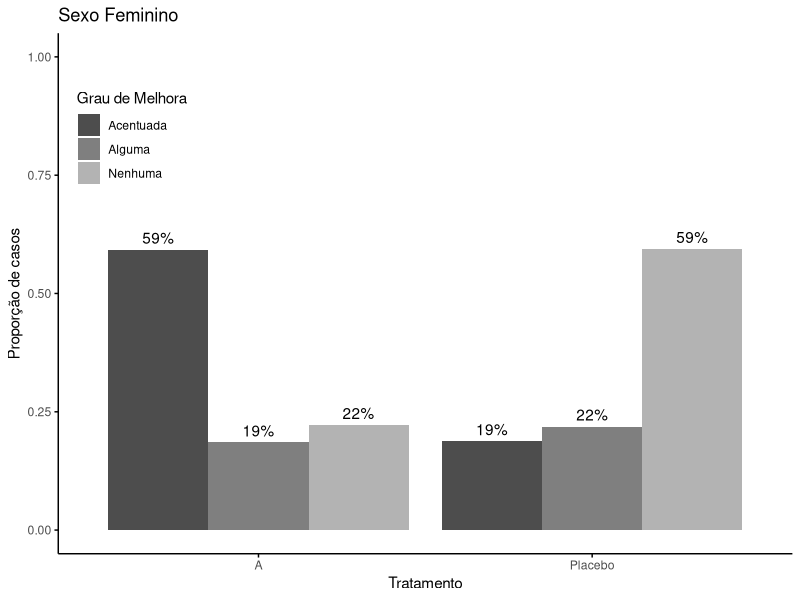
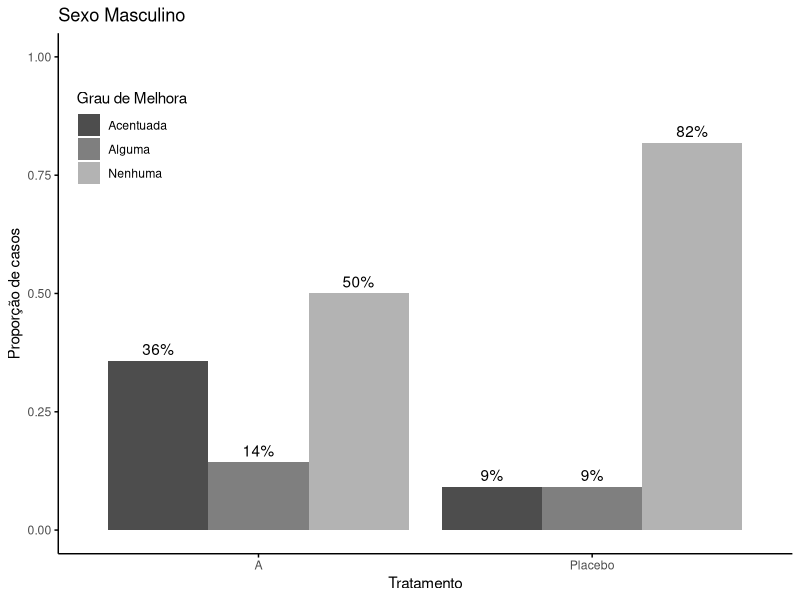
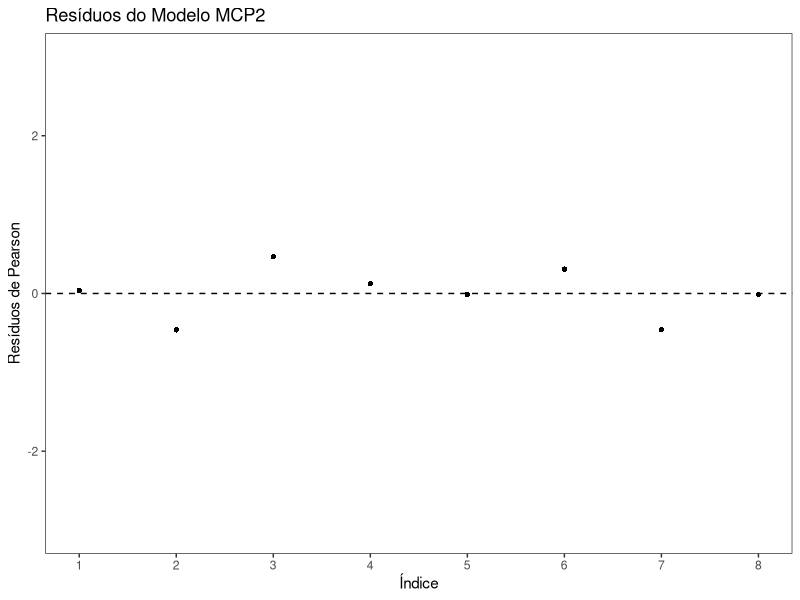
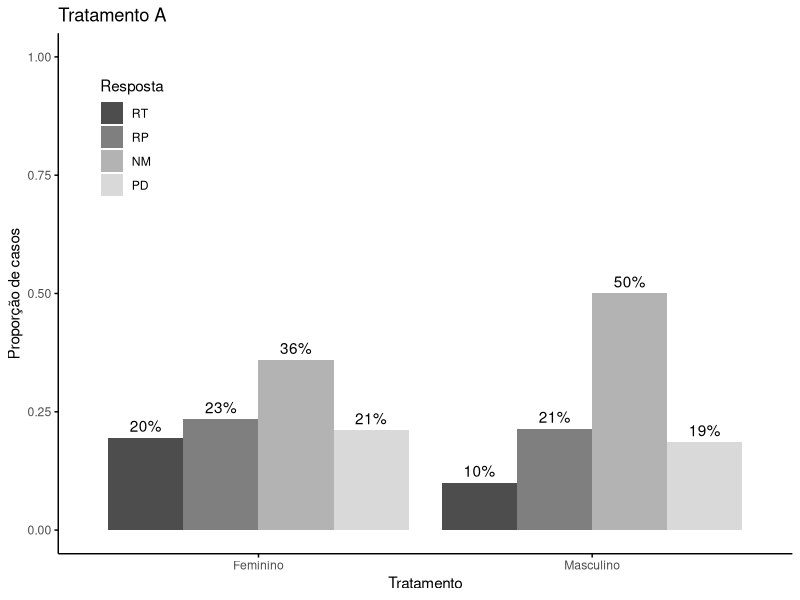
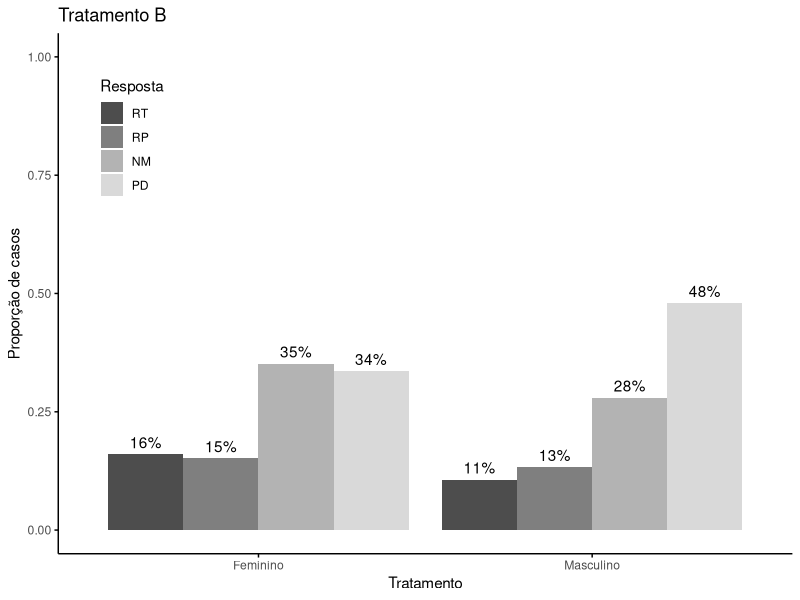
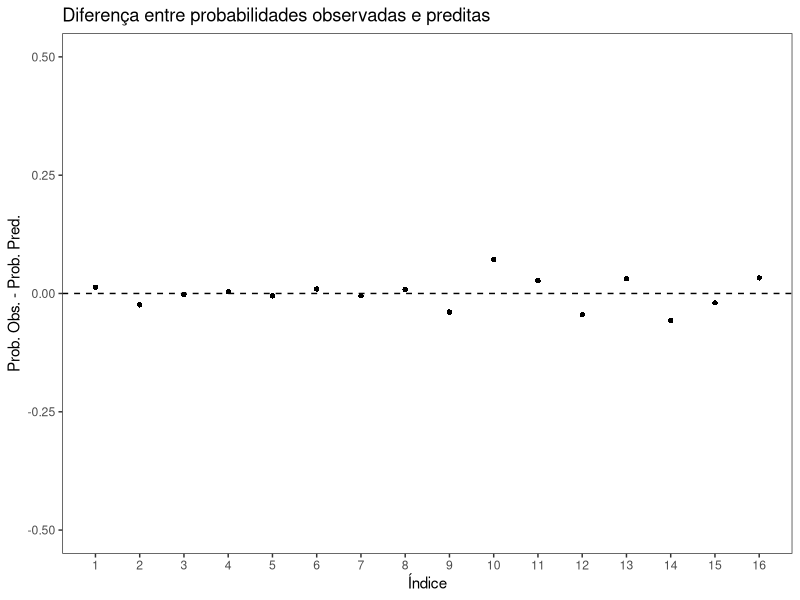
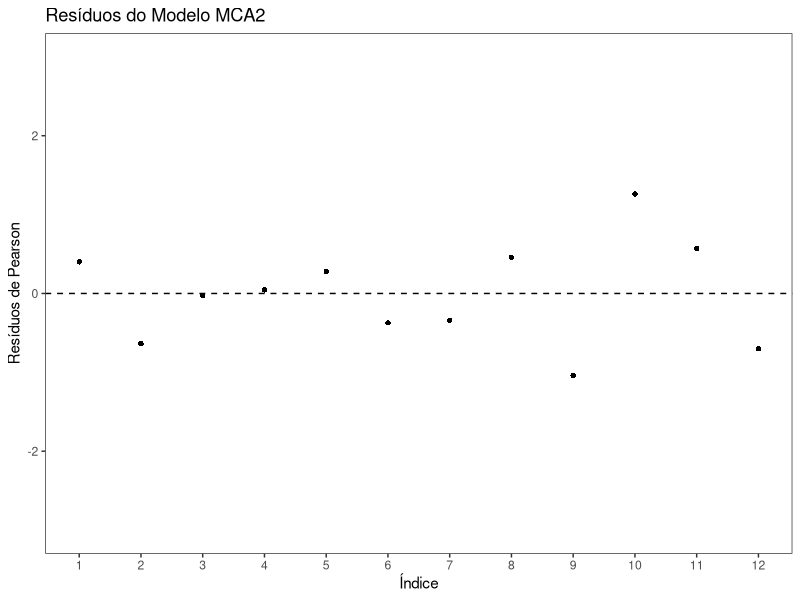
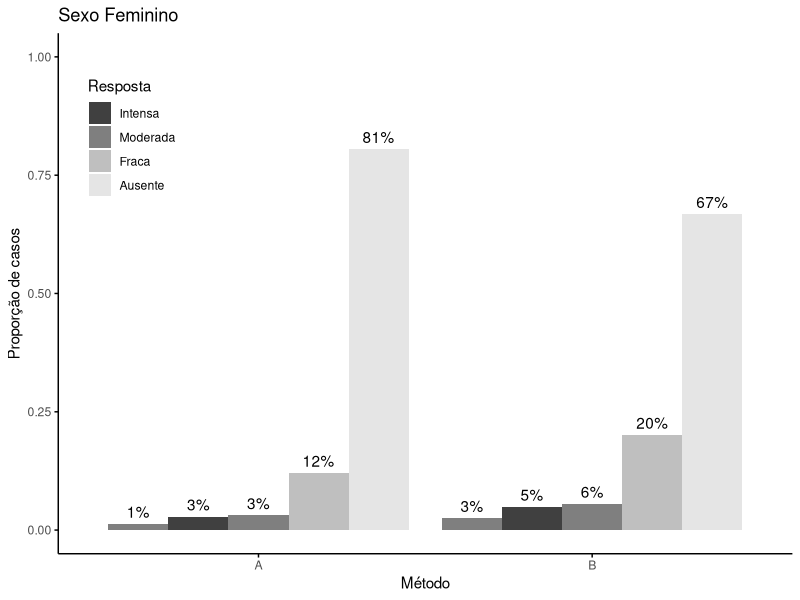

R code for these plots, in order:
## ---- chunk 1
knitr::opts_chunk$set(echo = TRUE)
## ---- chunk 2
#rm(list=objects())

dados_p <- data.frame(
  Sexo = c(0,0,1,1),
  Tratamento = c(1,0,1,0),
  Acentuada = c(0.5926, 0.1875, 0.3571, 0.0909),
  Alguma = c(0.1852, 0.2188, 0.1429, 0.0909),
  Nenhuma = c(0.2222, 0.5938, 0.5, 0.8182),
  Totais = c(1, 1, 1, 1)
)

dados_p$Sexo <- factor(dados_p$Sexo, levels = c("0","1"), labels = c("Feminino", "Masculino"))
dados_p$Tratamento <- factor(dados_p$Tratamento, levels = c("1","0"), labels = c("A", "Placebo"))
dados_p

library(ggplot2)
library(reshape2)
library(dplyr)

dados_melt <- melt(dados_p[,c(1:5)], id.vars = c("Sexo", "Tratamento"))
dados_melt <- rename(dados_melt, Melhora = variable)
dados_melt <- rename(dados_melt, Proporcao = value)
dados_feminino <- subset(dados_melt, Sexo == "Feminino")
dados_masculino <- subset(dados_melt, Sexo == "Masculino")

plot_grafico <- function(dados) {
  grafico_t <- ggplot(dados, aes(x = Tratamento, y = Proporcao, fill = Melhora)) +
    geom_bar(stat = "identity", position = "dodge") +
    labs(x = "Tratamento", y = "Proporção de casos", fill = "Grau de Melhora") +
    scale_fill_manual(values = c("Acentuada" = "gray30", "Alguma" = "gray50", "Nenhuma" = "gray70"))  +
    ggtitle(paste("Sexo", unique(dados$Sexo))) +
    theme_bw() +
    geom_text(aes(label = paste0(round(Proporcao * 100), "%")), position = position_dodge(width = 0.9), vjust = -0.5) + 
    ylim(0,1) +
    theme(legend.position = c(0.1, 0.8),
          panel.grid.major = element_blank(),
          panel.grid.minor = element_blank(),
          panel.border = element_blank(),
          axis.line = element_line(),
          axis.ticks = element_line(colour = "black"))
  
print(grafico_t)
}

plot_grafico(dados_feminino)
plot_grafico(dados_masculino)

## ---- chunk 3

dados <- data.frame(
  Sexo = c(1,1,0,0),
  Tratamento = c(0,1,0,1),
  Acentuada = c(16, 6, 5, 1),
  Alguma = c(5, 7, 2, 1),
  Nenhuma = c(6, 19, 7, 9),
  Totais = c(27, 32, 14, 11)
)

dados$Sexo <- factor(dados$Sexo, levels = c("0","1"), labels = c("Masculino","Feminino"))
dados$Tratamento <- factor(dados$Tratamento, levels = c("1","0"), labels = c("Placebo","A"))

library(VGAM)
# Modelos com somente SEXO
# Modelo chances não proporcionais
mcnp <- vglm(cbind(Acentuada,Alguma,Nenhuma) ~ Sexo,
             cumulative(parallel=FALSE,reverse=FALSE), dados)

# Modelo de chances proporcionais
mcp <- vglm(cbind(Acentuada,Alguma,Nenhuma) ~ Sexo,
            cumulative(parallel=TRUE,reverse=FALSE), dados) 

round(coef(mcnp, matrix = TRUE), digits = 3)
round(coef(mcp, matrix = TRUE), digits = 3)

# Comparação dos modelos
TRV <- 2*(logLik(mcnp) - logLik(mcp))
gl <- length(coef(mcnp)) - length(coef(mcp))
p <- 1-pchisq(TRV,gl)
cbind(TRV, gl, p)

# ou
#TRV<- deviance(mcp)-deviance(mcnp)
#gl <- df.residual(mcp)-df.residual(mcnp)       
#p  <- 1-pchisq(TRV,gl)
#cbind(TRV, gl, p)
# ou
lrtest(mcnp, mcp)

# Modelos com somente TRATAMENTO

# Modelo chances não proporcionais
mcnp <- vglm(cbind(Acentuada,Alguma,Nenhuma) ~ Tratamento,
             cumulative(parallel=FALSE,reverse=FALSE), dados)

# Modelo de chances proporcionais
mcp <- vglm(cbind(Acentuada,Alguma,Nenhuma) ~ Tratamento,
            cumulative(parallel=TRUE,reverse=FALSE), dados) 

coef(mcnp, matrix = TRUE)
coef(mcp, matrix = TRUE)

# Comparação dos modelos
TRV <- 2*(logLik(mcnp) - logLik(mcp))
gl <- length(coef(mcnp)) - length(coef(mcp))
p <- 1-pchisq(TRV,gl)
cbind(TRV, gl, p)

lrtest(mcnp, mcp)

# SEXO E TRATAMENTO
# Modelo chances não proporcionais
mcnp <- vglm(cbind(Acentuada,Alguma,Nenhuma) ~ Sexo + Tratamento,
             cumulative(parallel=FALSE,reverse=FALSE), dados)

# Modelo de chances proporcionais
mcp <- vglm(cbind(Acentuada,Alguma,Nenhuma) ~ Sexo + Tratamento,
            cumulative(parallel=TRUE,reverse=FALSE), dados) 
round(coef(mcnp, matrix = TRUE), digits = 3)
round(coef(mcp, matrix = TRUE), digits = 3)

# Comparação dos modelos
TRV <- 2*(logLik(mcnp) - logLik(mcp))
gl <- length(coef(mcnp)) - length(coef(mcp))
p <- 1-pchisq(TRV,gl)
cbind(TRV, gl, p)

lrtest(mcnp, mcp)

# Adotando-se o MCP, vamos comparar os modelos de forma hierárquica
mcp0 <- vglm(cbind(Acentuada,Alguma,Nenhuma) ~ 1,
            cumulative(parallel=TRUE,reverse=FALSE), dados) 
mcp1 <- vglm(cbind(Acentuada,Alguma,Nenhuma) ~ Sexo,
            cumulative(parallel=TRUE,reverse=FALSE), dados) 
mcp2 <- vglm(cbind(Acentuada,Alguma,Nenhuma) ~ factor(Sexo) + factor(Tratamento),
            cumulative(parallel=TRUE,reverse=FALSE), dados) 
mcp3 <- vglm(cbind(Acentuada,Alguma,Nenhuma) ~ Sexo*Tratamento,
            cumulative(parallel=TRUE,reverse=FALSE), dados) 

# GL = s(r-1)-p; s = 4 (nro combinações de X); r = 3 (nro categorias de Y)
GL_ <- as.numeric(c(8-length(coef(mcp0)),
         8-length(coef(mcp1)),
         8-length(coef(mcp2)),
         8-length(coef(mcp3))))
Deviance_ <- round(as.numeric(c(deviance(mcp0),
               deviance(mcp1),
               deviance(mcp2),
               deviance(mcp3))), digits = 2)
TRV_ <- round(as.numeric(c(NA,
         deviance(mcp0)-deviance(mcp1),
         deviance(mcp1)-deviance(mcp2),
         deviance(mcp2)-deviance(mcp3))), digits = 2)
AIC_ <- round(as.numeric(c(AIC(mcp0),AIC(mcp1),AIC(mcp2),AIC(mcp3))), digits = 2)
Dif_ <- as.numeric(c(NA,
           df.residual(mcp0)-df.residual(mcp1),
           df.residual(mcp1)-df.residual(mcp2),
           df.residual(mcp2)-df.residual(mcp3)))

P_v  <- round(as.numeric(c(NA,
         1-pchisq(TRV_[2],Dif_[2]),
         1-pchisq(TRV_[3],Dif_[3]),
         1-pchisq(TRV_[4],Dif_[4]))), digits = 3)

tab8.7 <- round(cbind(GL_, Deviance_, TRV_, Dif_, P_v, AIC_), digits = 4)
colnames(tab8.7) <- c("GL", "Deviance", "TRV", "Dif", "P-v", "AIC")
rownames(tab8.7) <- c("Nulo", "X1", "X2|X1", "X1*X2|X1,X2")
tab8.7

# Tabela 8.8
summary(mcp2)

mcp2@y # Probabilidades observadas
fitted(mcp2) # Probabilidades preditas
mcp2@y - fitted(mcp2) # Observadas - preditas
   

# Probabilidades observadas
prob_obs <- dados[, c("Acentuada", "Alguma", "Nenhuma")] / dados[, "Totais"] # Probabilidades observadas
(prob_obs <- melt(t(prob_obs)))

# Probabilidades preditas
prob_pred <- predict(mcp2, type = "response") # Probabilidades preditas
prob_pred <- prob_pred[,c("Acentuada", "Alguma", "Nenhuma")]
prob_pred <- melt(t(prob_pred))

# Probabilidades observadas, preditas e diferença
tab8.9 <- round(cbind(prob_obs[,3],prob_pred[,3],prob_obs[,3]-prob_pred[,3]), digits = 4)
colnames(tab8.9) <- c("Observadas", "Preditas", "Observadas - Preditas")
rownames(tab8.9) <- c(rep("", nrow(tab8.9)))
tab8.9

# Análise de resíduos
residuos <- residuals(mcp2, type = "pearson")
data <- data.frame(Residuos = c(residuos[,1], residuos[,2]), Observacao = rep(1:length(residuos), 2))

ggplot(data, aes(x = Observacao, y = Residuos)) +
  geom_point(shape = 16) +
  labs(x = "Índice", y = "Resíduos de Pearson", title = "Resíduos do Modelo MCP2") +
  scale_x_continuous(breaks = 1:length(residuos)) + ylim(-3, 3) +
  geom_hline(yintercept = 0, linetype = "dashed") +
  theme_bw() + 
  theme(panel.grid.major = element_blank(),
          panel.grid.minor = element_blank())

#Logit for P[Y <= 1]:
#logit(P[Y <= 1]) = −2.4234 + 1.1121 (Sexo = Feminino) + 1.6738 (Tratamento = A)

#Logit for P[Y <= 2]:
#logit(P[Y <= 2]) = −1.5333 + 1.1121 (Sexo = Feminino) +1.6738 (Tratamento = A)
# P[Y <= 1]
logit_p1 <- function(SexoFeminino, TratamentoA) {
  -2.4234 + 1.1121 * SexoFeminino + 1.6738 * TratamentoA
}

p11 <- exp(logit_p1(1, 1)) / (1 + exp(logit_p1(1, 1)))
p12 <- exp(logit_p1(1, 0)) / (1 + exp(logit_p1(1, 0)))
p13 <- exp(logit_p1(0, 1)) / (1 + exp(logit_p1(0, 1)))
p14 <- exp(logit_p1(0, 0)) / (1 + exp(logit_p1(0, 0)))
T1 <- c(p11,p12,p13,p14)

# P[Y <= 2]
logit_p2 <- function(SexoFeminino, TratamentoA) {
  -1.5333 + 1.1121 * SexoFeminino + 1.6738 * TratamentoA
}

p21 <- exp(logit_p2(1, 1)) / (1 + exp(logit_p2(1, 1)))
p22 <- exp(logit_p2(1, 0)) / (1 + exp(logit_p2(1, 0)))
p23 <- exp(logit_p2(0, 1)) / (1 + exp(logit_p2(0, 1)))
p24 <- exp(logit_p2(0, 0)) / (1 + exp(logit_p2(0, 0)))
T2 <- c(p21,p22,p23,p24)

tab8.10 <- round(cbind(T1,T2,T1,T2-T1,1-T2), digits = 4)
colnames(tab8.10) <- c("T1(X)", "T2(X)", "p1(X)", "p2(X)", "p3(X)")
rownames(tab8.10) <- c("F - A", "F - P", "M - A", "M - P")
ftable(tab8.10)
## ---- chunk 4
rm(list=objects())

dados_p <- data.frame(
  Tratamento = c(1,1,0,0),
  Sexo = c(0,1,0,1),
  RT = c(0.1953,0.1000,0.1600,0.1067),
  RP = c(0.2344,0.2143,0.1520,0.1333),
  NM = c(0.3594,0.5000,0.3520,0.2800),
  PD = c(0.2109,0.1857,0.3360,0.4800),
  Totais = c(1,1,1,1)
)
dados_p$Sexo <- factor(dados_p$Sexo, levels = c("0","1"), labels = c("Feminino", "Masculino"))
dados_p$Tratamento <- factor(dados_p$Tratamento, levels = c("1","0"), labels = c("A", "B"))
dados_p

library(ggplot2)
library(reshape2)

dados_melt <- melt(dados_p[,c(1:6)], id.vars = c("Tratamento","Sexo"))
dados_melt <- rename(dados_melt, Resposta = variable)
dados_melt <- rename(dados_melt, Proporcao = value)
dados_A <- subset(dados_melt, Tratamento == "A")
dados_B <- subset(dados_melt, Tratamento == "B")


plot_grafico <- function(dados) {
  grafico_t <- ggplot(dados, aes(x = Sexo, y = Proporcao, fill = Resposta)) +
    geom_bar(stat = "identity", position = "dodge") +
    labs(x = "Tratamento", y = "Proporção de casos", fill = "Resposta") +
    scale_fill_manual(values = c("RT" = "gray30", "RP" = "gray50", "NM" = "gray70", "PD" = "gray85"))  +
    ggtitle(paste("Tratamento", unique(dados$Tratamento))) +
    theme_bw() +
    geom_text(aes(label = paste0(round(Proporcao * 100), "%")), position = position_dodge(width = 0.9), vjust = -0.5) + 
    ylim(0,1) +
    theme(legend.position = c(0.1, 0.8),
          panel.grid.major = element_blank(),
          panel.grid.minor = element_blank(),
          panel.border = element_blank(),
          axis.line = element_line(),
          axis.ticks = element_line(colour = "black"))
  
print(grafico_t)
}

plot_grafico(dados_A)
plot_grafico(dados_B)
## ---- chunk 5

dados <- data.frame(
  Tratamento = c(0,0,1,1),
  Sexo = c(1,0,1,0),
  RT = c(25,7,20,8),
  RP = c(30,15,19,10),
  NM = c(46,35,44,21),
  PD = c(27,13,42,36),
  Totais = c(128,70,125,75)
)

dados$Tratamento <- factor(dados$Tratamento, levels = c("0","1"), labels = c("A", "B"))
dados$Sexo <- factor(dados$Sexo, levels = c("0","1"), labels = c("Feminino","Masculino"))
dados

# Ajuste do modelo de chances proporcionais (mlca_p) e não proporcionais (mlca_np)
mlca_np <- vglm(cbind(RT,RP,NM,PD) ~ Tratamento + Sexo, family=acat(reverse=T,parallel=T), dados)
mlca_p <- vglm(cbind(RT,RP,NM,PD) ~ Tratamento + Sexo, family=acat(reverse=T,parallel=F), dados)

coef(mlca_np, matrix = TRUE)
coef(mlca_p, matrix = TRUE)

lrtest(mlca_p,mlca_np)
# com p = 0.06 é rejeitado ao nível alfa = 0.1 que todos os coeficientes possam assumir 
# chances proporcionais

# Comparação dos modelos apenas para X1 (Tratamento)
mlca_np <- vglm(cbind(RT,RP,NM,PD) ~ Tratamento, family=acat(reverse=T,parallel=T), dados)
mlca_p <- vglm(cbind(RT,RP,NM,PD) ~ Tratamento, family=acat(reverse=T,parallel=F), dados)
lrtest(mlca_p,mlca_np)
# com p = 0.013, a hipótese de chances proporcionais é rejeitada.

# Comparação dos modelos apenas para X2 (Sexo)
mlca_np <- vglm(cbind(RT,RP,NM,PD) ~ Sexo, family=acat(reverse=T,parallel=T), dados)
mlca_p <- vglm(cbind(RT,RP,NM,PD) ~ Sexo, family=acat(reverse=T,parallel=F), dados)
lrtest(mlca_p,mlca_np)
# com p = 0.851, a hipótese de chances proporcionais não é rejeitada.
# conclui-se que deve ser usado o modelo de chances proporcionais parciais

# Ajuste do modelo de chances proporcinais parciais
mca0 <- vglm(cbind(RT,RP,NM,PD) ~ 1, acat(parallel=F ~ Tratamento, reverse=T), dados)
mca1 <- vglm(cbind(RT,RP,NM,PD) ~ Tratamento, acat(parallel=F ~ Tratamento, reverse=T), dados)
mca2 <- vglm(cbind(RT,RP,NM,PD) ~ Tratamento + Sexo, acat(parallel=F ~ Tratamento, reverse=T), dados)
mca3 <- vglm(cbind(RT,RP,NM,PD) ~ Tratamento * Sexo, acat(parallel=F ~ Tratamento, reverse=T), dados)

# GL = s(r-1)-p; s = 4 (nro combinações de X); r = 4 (nro categorias de Y)
GL_ <- as.numeric(c(12-length(coef(mca0)),
         12-length(coef(mca1)),
         12-length(coef(mca2)),
         12-length(coef(mca3))))

Deviance_ <- round(as.numeric(c(deviance(mca0),
               deviance(mca1),
               deviance(mca2),
               deviance(mca3))), digits = 3)

TRV_ <- round(as.numeric(c(NA,
         deviance(mca0)-deviance(mca1),
         deviance(mca1)-deviance(mca2),
         deviance(mca2)-deviance(mca3))), digits = 3)

AIC_ <- round(as.numeric(c(AIC(mca0),AIC(mca1),AIC(mca2),AIC(mca3))), digits = 2)

Dif_ <- as.numeric(c(NA,
           df.residual(mca0)-df.residual(mca1),
           df.residual(mca1)-df.residual(mca2),
           df.residual(mca2)-df.residual(mca3)))

P_v  <- round(as.numeric(c(NA,
         1-pchisq(TRV_[2],Dif_[2]),
         1-pchisq(TRV_[3],Dif_[3]),
         1-pchisq(TRV_[4],Dif_[4]))), digits = 3)

tab8.13 <- cbind(GL_, Deviance_, TRV_, Dif_, P_v, AIC_)
colnames(tab8.13) <- c("GL", "Deviance", "TRV", "Dif", "P-v", "AIC")
rownames(tab8.13) <- c("Nulo", "X1", "X2|X1", "X1*X2|X1,X2")
tab8.13

# Pelo análise da tabela 8.13, o modelo com apenas os efeitos principais das covariáves é o selecionado (mca2)
summary(mca2)

# Estimativas dos parâmetros
tab8.14 <- round(coef(mca2, matrix = TRUE), digits = 3)
ftable(tab8.14)

mca2@y # probabilidades observadas

tab8.15 <- round(fitted(mca2), digits = 4) # probabilidades preditas (Tab8.15)
colnames(tab8.15) <- c("p1(X)", "p2(X)", "p3(X)", "p4(X)")
rownames(tab8.15) <- c("A  M", "A  F", "B  M", "B  F")
ftable(tab8.15)

dif_prob <- mca2@y - fitted(mca2) # diferença
dif_melt <- melt(dif_prob)
dif_melt$Var1 <- seq(1:16)

ggplot(dif_melt, aes(x = Var1, y = value)) +
  geom_point(shape = 16) +
  labs(x = "Índice", y = "Prob. Obs. - Prob. Pred.", title = "Diferença entre probabilidades observadas e preditas") +
  scale_x_continuous(breaks = seq(1:16)) + ylim(-0.5, 0.5) +
  geom_hline(yintercept = 0, linetype = "dashed") +
  theme_bw() + 
  theme(panel.grid.major = element_blank(),
          panel.grid.minor = element_blank())


# Análise de resíduos
residuos <- residuals(mca2, type = "pearson")
data <- data.frame(Residuos = c(residuos[,1], residuos[,2], residuos[,3]))
data$Observacao <- seq(1:12)
ggplot(data, aes(x = Observacao, y = Residuos)) +
  geom_point(shape = 16) +
  labs(x = "Índice", y = "Resíduos de Pearson", title = "Resíduos do Modelo MCA2") +
  scale_x_continuous(breaks = 1:length(residuos)) + ylim(-3, 3) +
  geom_hline(yintercept = 0, linetype = "dashed") +
  theme_bw() + 
  theme(panel.grid.major = element_blank(),
          panel.grid.minor = element_blank())


#Logit for P[(Y=1)/(Y=2)]:
#logit(P[(Y=1)/(Y=2)]) = −0.502 + 0.307 (Trat = B) + 0.228 (Sexo = M)

#Logit for P[(Y=2)/(Y=3)]:
#logit(P[(Y=2)/(Y=3)]) = −0.737 - 0.218 (Trat = B) + 0.228 (Sexo = M)

#Logit for P[(Y=3)/(Y=4)]:
#logit(P[(Y=2)/(Y=3)]) = 0.568 - 0.887 (Trat = B) + 0.228 (Sexo = M)

# P[(Y=1)/(Y=2)]
explogit_p1 <- function(Tratamento,Sexo) {
  exp(-0.502 + 0.307 * Tratamento + 0.228 * Sexo)
}

p11 <- explogit_p1(0, 1)
p12 <- explogit_p1(0, 0)
p13 <- explogit_p1(1, 1)
p14 <- explogit_p1(1, 0)
(p1 <- c(p11,p12,p13,p14))

# P[(Y=2)/(Y=3)]
explogit_p2 <- function(Tratamento,Sexo) {
  exp(-0.737 - 0.218 * Tratamento + 0.228 * Sexo)
}

p21 <- explogit_p2(0, 1) 
p22 <- explogit_p2(0, 0)
p23 <- explogit_p2(1, 1)
p24 <- explogit_p2(1, 0)
p2 <- c(p21,p22,p23,p24)

# P[(Y=3)/(Y=4)]
explogit_p3 <- function(Tratamento,Sexo) {
  exp(0.568 - 0.887 * Tratamento + 0.228 * Sexo)
}

p31 <- explogit_p3(0, 1)
p32 <- explogit_p3(0, 0)
p33 <- explogit_p3(1, 1)
p34 <- explogit_p3(1, 0)
p3 <- c(p31,p32,p33,p34)

# Chance de ocorrência da categoria j em relação a j+1
tab8.16 <- round(cbind(p1,p2,p3), digits = 2)
colnames(tab8.16) <- c("p_1(X)/p_2(X)", "p_2(X)/p_3(X)", "p_3(X)/p_4(X)")
rownames(tab8.16) <- c("A  M", "A  F", "B  M", "B  F")
ftable(tab8.16)

## ---- chunk 6
rm(list=objects())

dados <- data.frame(
  Sexo = c(0, 0, 1, 1),
  Metodo = c(0, 1, 0, 1),
  Intoleravel = c(0.0135, 0.0255, 0.0090, 0.0180),
  Intensa = c(0.0285, 0.0495, 0.0135, 0.0240),
  Moderada = c(0.0315, 0.0556, 0.0195, 0.0375),
  Fraca = c(0.1214, 0.2012, 0.0795, 0.1289),
  Ausente = c(0.8051, 0.6682, 0.8786, 0.7916),
  Totais = c(1, 1, 1, 1)
)

dados$Sexo <- factor(dados$Sexo, levels = c("0","1"), labels = c("Feminino","Masculino"))
dados$Metodo <- factor(dados$Metodo, levels = c("0","1"), labels = c("A", "B"))

dados_melt <- melt(dados[,c(1:7)], id.vars = c("Sexo", "Metodo"))
dados_melt <- rename(dados_melt, Resposta = variable)
dados_melt <- rename(dados_melt, Proporcao = value)
dados_F <- subset(dados_melt, Sexo == "Feminino")
dados_M <- subset(dados_melt, Sexo == "Masculino")


plot_grafico <- function(dados) {
  grafico_t <- ggplot(dados, aes(x = Metodo, y = Proporcao, fill = Resposta)) +
    geom_bar(stat = "identity", position = "dodge") +
    labs(x = "Método", y = "Proporção de casos", fill = "Resposta") +
    scale_fill_manual(values = c("Intolerável" = "gray10", 
                                 "Intensa" = "gray25", 
                                 "Moderada" = "gray50", 
                                 "Fraca" = "gray75", 
                                 "Ausente" = "gray90"))  +
    ggtitle(paste("Sexo", unique(dados$Sexo))) +
    theme_bw() +
    geom_text(aes(label = paste0(round(Proporcao * 100), "%")), position = position_dodge(width = 0.9), vjust = -0.5) + 
    ylim(0,1) +
    theme(legend.position = c(0.1, 0.8),
          panel.grid.major = element_blank(),
          panel.grid.minor = element_blank(),
          panel.border = element_blank(),
          axis.line = element_line(),
          axis.ticks = element_line(colour = "black"))
  
print(grafico_t)
}

plot_grafico(dados_F)
plot_grafico(dados_M)
## ---- chunk 7
rm(list=objects())

dados <- data.frame(
  Sexo = c(0, 0, 1, 1),
  Metodo = c(0, 1, 0, 1),
  c1 = c(9, 17, 6, 12),
  c2 = c(19, 33, 9, 16),
  c3 = c(21, 37, 13, 25),
  c4 = c(81, 134, 53, 86),
  c5 = c(537, 445, 586, 528),
  Totais = c(667, 666, 667, 667)
)


rotulos <- c("Sexo", "Metodo", "Intoleravel", "Intensa", "Moderada", "Fraca", "Ausente", "Totais")
for (i in 1:length(rotulos)) {
  attr(dados[[i]], "label") <- rotulos[i]
}
dados$Sexo <- factor(dados$Sexo, levels = c("0","1"), labels = c("Feminino","Masculino"))
dados$Metodo <- factor(dados$Metodo, levels = c("0","1"), labels = c("A", "B"))
dados

# Modelo com AMBAS as covariáveis: odds proporcionais vs odds não proporcionais
mrc1 <- vglm(cbind(c1,c2,c3,c4,c5) ~ Sexo + Metodo, family=cratio(reverse=F,parallel=T), dados)
mrc2 <- vglm(cbind(c1,c2,c3,c4,c5) ~ Sexo + Metodo, family=cratio(reverse=F,parallel=F), dados)
lrtest(mrc1,mrc2)

# Modelo com a covariável Sexo: odds proporcionais vs odds não proporcionais
mrc1 <- vglm(cbind(c1,c2,c3,c4,c5) ~ Sexo, family=cratio(reverse=F,parallel=T), dados)
mrc2 <- vglm(cbind(c1,c2,c3,c4,c5) ~ Sexo, family=cratio(reverse=F,parallel=F), dados)
lrtest(mrc1,mrc2)

# Modelo com a covariável Metodo: odds proporcionais vs odds não proporcionais
mrc1 <- vglm(cbind(c1,c2,c3,c4,c5) ~ Metodo, family=cratio(reverse=F,parallel=T), dados)
mrc2 <- vglm(cbind(c1,c2,c3,c4,c5) ~ Metodo, family=cratio(reverse=F,parallel=F), dados)
lrtest(mrc1,mrc2)

# Modelos hierárquicos: odds proporcionais
mrc0 <- vglm(cbind(c1,c2,c3,c4,c5) ~ 1, family=cratio(reverse=F,parallel=T), dados)
mrc1 <- vglm(cbind(c1,c2,c3,c4,c5) ~ Sexo, family=cratio(reverse=F,parallel=T), dados)
mrc2 <- vglm(cbind(c1,c2,c3,c4,c5) ~ Sexo + Metodo, family=cratio(reverse=F,parallel=T), dados)
mrc3 <- vglm(cbind(c1,c2,c3,c4,c5) ~ Sexo * Metodo, family=cratio(reverse=F,parallel=T), dados)

# GL = s(r-1)-p; s = 4 (nro combinações de X); r = 5 (nro categorias de Y)
GL_ <- as.numeric(c(16-length(coef(mrc0)),
         16-length(coef(mrc1)),
         16-length(coef(mrc2)),
         16-length(coef(mrc3))))

Deviance_ <- round(as.numeric(c(deviance(mrc0),
               deviance(mrc1),
               deviance(mrc2),
               deviance(mrc3))), digits = 3)

TRV_ <- round(as.numeric(c(NA,
         deviance(mrc0)-deviance(mrc1),
         deviance(mrc1)-deviance(mrc2),
         deviance(mrc2)-deviance(mrc3))), digits = 3)

AIC_ <- round(as.numeric(c(AIC(mrc0),AIC(mrc1),AIC(mrc2),AIC(mrc3))), digits = 2)

Dif_ <- as.numeric(c(NA,
           df.residual(mrc0)-df.residual(mrc1),
           df.residual(mrc1)-df.residual(mrc2),
           df.residual(mrc2)-df.residual(mrc3)))

P_v  <- round(as.numeric(c(NA,
         1-pchisq(TRV_[2],Dif_[2]),
         1-pchisq(TRV_[3],Dif_[3]),
         1-pchisq(TRV_[4],Dif_[4]))), digits = 4)

# Comparação de modelos
tab8.18 <- cbind(GL_, Deviance_, TRV_, Dif_, P_v, AIC_)
colnames(tab8.18) <- c("GL", "Deviance", "TRV", "Dif", "P-v", "AIC")
rownames(tab8.18) <- c("Nulo", "X1", "X2|X1", "X1*X2|X1,X2")
tab8.18

# Tabela 8.19 - Erro-padrão e coeficientes do modelo 
coeficients <- coef(summary(mrc2))[, "Estimate"]
standard_errors <- coef(summary(mrc2))[, "Std. Error"]
tab8.19 <- cbind(coeficients, standard_errors)
colnames(tab8.19) <- c("Coeficiente", "Erro-padrao")
tab8.19

# Valores preditos pelo modelo
tab8.20 <- round(fitted(mrc2), digits = 4)
colnames(tab8.20) <- c("p1(X)", "p2(X)", "p3(X)", "p4(X)", "p5(X)")
rownames(tab8.20) <- c("F  A", "F  B", "M  A", "M  B")
ftable(tab8.20)

dif_prob <- mrc2@y - fitted(mrc2) # diferença
dif_melt <- melt(dif_prob)
dif_melt$Var1 <- seq(1:20)

ggplot(dif_melt, aes(x = Var1, y = value)) +
  geom_point(shape = 16) +
  labs(x = "Índice", y = "Prob. Obs. - Prob. Pred.", title = "Diferença entre probabilidades observadas e preditas") +
  scale_x_continuous(breaks = seq(1:16)) + ylim(-0.05, 0.05) +
  geom_hline(yintercept = 0, linetype = "dashed") +
  theme_bw() + 
  theme(panel.grid.major = element_blank(),
          panel.grid.minor = element_blank())


# Análise de resíduos
residuos <- residuals(mrc2, type = "pearson")
data <- data.frame(Residuos = c(residuos[,1], residuos[,2], residuos[,3], residuos[,4]))
data$Observacao <- seq(1:16)
ggplot(data, aes(x = Observacao, y = Residuos)) +
  geom_point(shape = 16) +
  labs(x = "Índice", y = "Resíduos de Pearson", title = "Resíduos do Modelo MCA2") +
  scale_x_continuous(breaks = 1:length(residuos)) + ylim(-3, 3) +
  geom_hline(yintercept = 0, linetype = "dashed") +
  theme_bw() + 
  theme(panel.grid.major = element_blank(),
          panel.grid.minor = element_blank())


#Logit for P[(Y=1)/(Y>1)]:
#logit(P[(Y=1)/(Y>1)]) = -4.2143171 -0.5649653 (Sexo = M) +0.6436759 (Metodo = B)

#Logit for P[(Y=2)/(Y>2)]:
#logit(P[(Y=2)/(Y>2)]) = -3.6200068 -0.5649653 (Sexo = M) +0.6436759 (Metodo = B)

#Logit for P[(Y=3)/(Y>3)]:
#logit(P[(Y=2)/(Y=3)]) = -3.3536623 -0.5649653 (Sexo = M) +0.6436759 (Metodo = B)

#Logit for P[(Y=4)/(Y>4)]:
#logit(P[(Y=4)/(Y>4)]) = -1.8668861 -0.5649653 (Sexo = M) +0.6436759 (Metodo = B)

# P[(Y=1)/(Y>1)]
explogit_p1 <- function(Sexo, Metodo) {
  exp(-4.2143171 -0.5649653 * Sexo +0.6436759 * Metodo)
}

p11 <- explogit_p1(0, 0)
p12 <- explogit_p1(0, 1)
p13 <- explogit_p1(1, 0)
p14 <- explogit_p1(1, 1)
(p1 <- c(p11,p12,p13,p14))

# P[(Y=2)/(Y>2)]
explogit_p2 <- function(Sexo, Metodo) {
  exp(-3.6200068 -0.5649653 * Sexo +0.6436759 * Metodo)
}

p21 <- explogit_p2(0, 0) 
p22 <- explogit_p2(0, 1)
p23 <- explogit_p2(1, 0)
p24 <- explogit_p2(1, 1)
p2 <- c(p21,p22,p23,p24)

# P[(Y=3)/(Y>3)]
explogit_p3 <- function(Sexo, Metodo) {
  exp(-3.3536623 -0.5649653 * Sexo +0.6436759 * Metodo)
}

p31 <- explogit_p3(0, 0)
p32 <- explogit_p3(0, 1)
p33 <- explogit_p3(1, 0)
p34 <- explogit_p3(1, 1)
p3 <- c(p31,p32,p33,p34)

# P[(Y=4)/(Y>4)]
explogit_p4 <- function(Sexo, Metodo) {
  exp(-1.8668861 -0.5649653 * Sexo +0.6436759 * Metodo)
}

p41 <- explogit_p4(0, 0)
p42 <- explogit_p4(0, 1)
p43 <- explogit_p4(1, 0)
p44 <- explogit_p4(1, 1)
p4 <- c(p41,p42,p43,p44)

# Chance de ocorrência da categoria j em relação a j+1
tab8.21 <- round(cbind(p1,p2,p3,p4), digits = 4)
colnames(tab8.21) <- c("P(Y=1|X)/P(Y>1|X)","P(Y=2|X)/P(Y>2|X)","P(Y=3|X)/P(Y>3|X)","P(Y=4|X)/P(Y>4|X)")
rownames(tab8.21) <- c("F A", "F B", "M A", "M B")
ftable(tab8.21)
